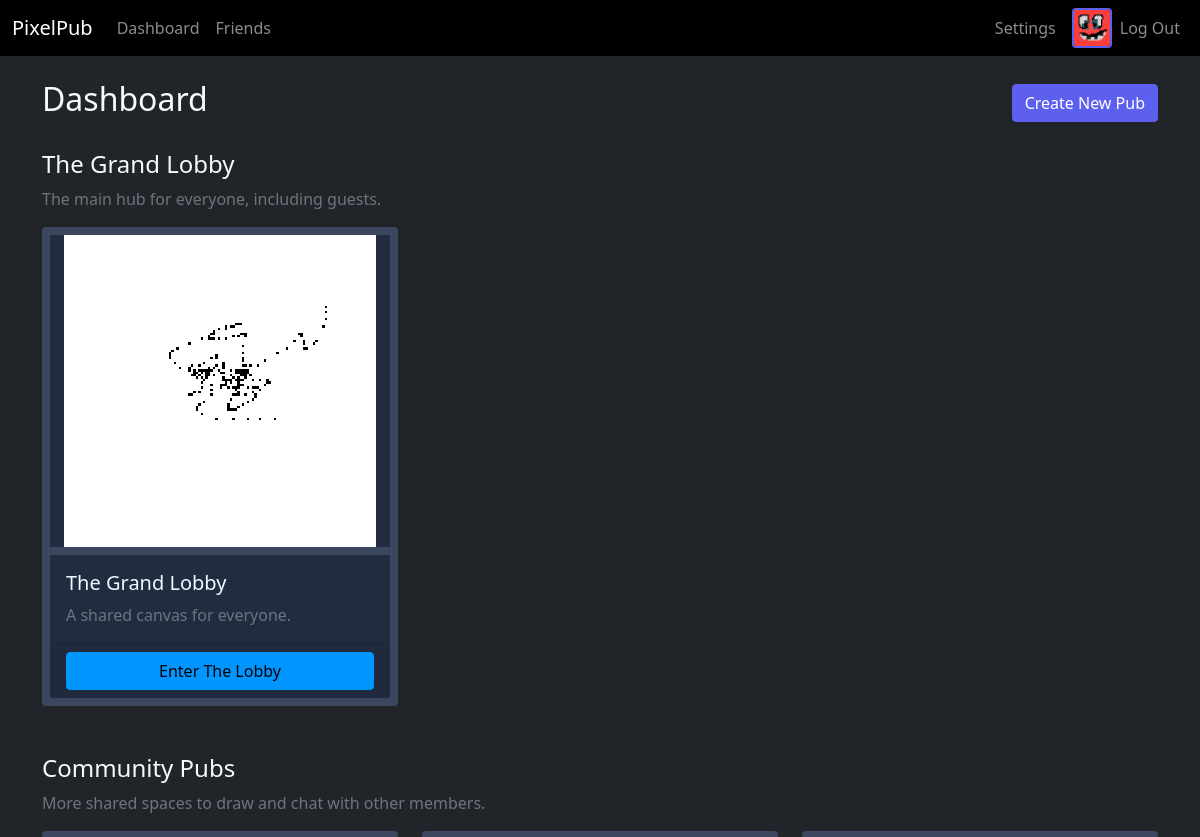
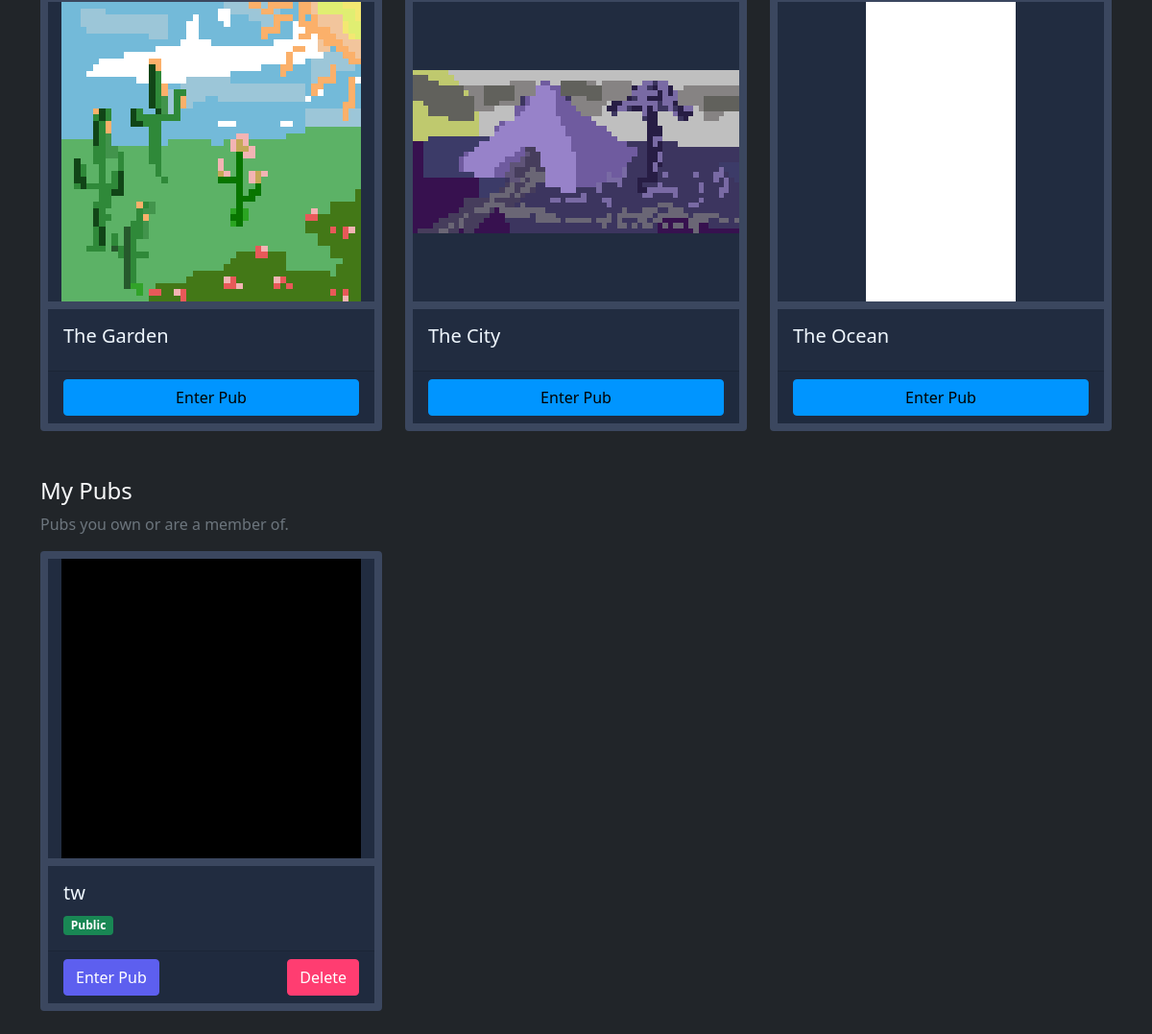
The app's page /dashboard (signed in) with its own data (2 pictures, top to bottom).
### tables this page shows
CREATE TABLE pubs (id INTEGER PRIMARY KEY, name TEXT NOT NULL, owner_id INTEGER, is_private BOOLEAN NOT NULL, canvas_id INTEGER NOT NULL, FOREIGN KEY(owner_id) REFERENCES users(id), FOREIGN KEY(canvas_id) REFERENCES canvases(id));

### app.py (the view)
@app.route("/dashboard")
@login_required
def dashboard():
    user_id = session["user_id"]
    my_pubs = db.execute("SELECT p.* FROM pubs p JOIN pub_members pm ON p.id = pm.pub_id WHERE pm.user_id = ? AND p.owner_id IS NOT NULL", user_id)
    lobby_pub = db.execute("SELECT * FROM pubs WHERE name = 'The Grand Lobby' LIMIT 1")
    other_community_pubs = db.execute("SELECT * FROM pubs WHERE owner_id IS NULL AND name != 'The Grand Lobby'")
    return render_template("dashboard.html", my_pubs=my_pubs, lobby_pub=lobby_pub[0] if lobby_pub else None, community_pubs=other_community_pubs)

### app.py (called while the page is built)
def login_required(f):
    @wraps(f)
    def decorated_function(*args, **kwargs):
        if session.get("user_id") is None: return redirect("/login")
        return f(*args, **kwargs)
    return decorated_function

### templates/dashboard.html (shortened to what this page needs)
{% extends "layout.html" %}
{% block main %}
<div class="container">
    <div class="d-flex justify-content-between align-items-center mb-4">
        <h2>Dashboard</h2>
        <a href="/create_pub" class="btn btn-primary">Create New Pub</a>
    </div>
    <h4>The Grand Lobby</h4>
    <p class="text-muted">The main hub for everyone, including guests.</p>
    <div class="row mb-5">
        {% if lobby_pub %}
            <div class="col-lg-4 col-md-6">
                <div class="card h-100 canvas-preview-card">
                    <img src="/canvas_preview/{{ lobby_pub.canvas_id }}.png" class="card-img-top" alt="{{ lobby_pub.name }} Preview">
                    <div class="card-body">
                        <h5 class="card-title">{{ lobby_pub.name }}</h5>
                        <p class="card-text text-muted">A shared canvas for everyone.</p>
                    </div>
                    <div class="card-footer">
                        <a href="/pub/{{ lobby_pub.id }}" class="btn btn-info w-100">Enter The Lobby</a>
                    </div>
                </div>
            </div>
        {% else %}
            <div class="col-12"><p>The community hub is currently unavailable.</p></div>
        {% endif %}
    </div>
    <h4>Community Pubs</h4>
    <p class="text-muted">More shared spaces to draw and chat with other members.</p>
    <div class="row row-cols-1 row-cols-md-2 row-cols-lg-3 g-4 mb-5">
        {% for pub in community_pubs %}
            <div class="col">
                <div class="card h-100 canvas-preview-card">
                    <img src="/canvas_preview/{{ pub.canvas_id }}.png" class="card-img-top" alt="{{ pub.name }} Preview">
                    <div class="card-body">
                        <h5 class="card-title">{{ pub.name }}</h5>
                    </div>
                    <div class="card-footer">
                        <a href="/pub/{{ pub.id }}" class="btn btn-info w-100">Enter Pub</a>
                    </div>
                </div>
            </div>
        {% else %}
             <div class="col-12"><p>No other community pubs available.</p></div>
        {% endfor %}
    </div>
    <h4>My Pubs</h4>
    <p class="text-muted">Pubs you own or are a member of.</p>
    <div class="row row-cols-1 row-cols-md-2 row-cols-lg-3 g-4">
        {% for pub in my_pubs %}
            <div class="col">
                <div class="card h-100 canvas-preview-card">
                    <img src="/canvas_preview/{{ pub.canvas_id }}.png" class="card-img-top" alt="{{ pub.name }} Preview">
                    <div class="card-body">
                        <h5 class="card-title">{{ pub.name }}</h5>
                        {% if pub.is_private %}<span class="badge bg-danger">Private</span>{% else %}<span class="badge bg-success">Public</span>{% endif %}
                    </div>
                    <div class="card-footer d-flex justify-content-between">
                        <a href="/pub/{{ pub.id }}" class="btn btn-primary">Enter Pub</a>
                        {% if pub.owner_id == session.user_id %}
                        <form action="/delete_pub/{{ pub.id }}" method="post" onsubmit="return confirm('Are you sure you want to permanently delete this pub and its canvas? This cannot be undone.');">
                            <button type="submit" class="btn btn-danger">Delete</button>
                        </form>
                        {% endif %}
                    </div>
                </div>
            </div>
        {% else %}
            <div class="col-12"><p>You haven't joined or created any pubs yet.</p></div>
        {% endfor %}
    </div>
</div>
{% endblock %}

### static/css/styles.css (style rules this page uses)
:root { --bg-dark: #121826; --bg-secondary: #212C40; --border-color: #3B475F; --text-light: #F0F8FF; --text-muted: #8F9BB3; --primary-color: #5D5FEF; --primary-hover: #4a4cc7; --success-color: #00B383; --danger-color: #FF3D71; --info-color: #0095FF; }
body { background-color: var(--bg-dark); color: var(--text-light); font-family: 'Segoe UI', Tahoma, Geneva, Verdana, sans-serif; }
.card, .list-group-item { background-color: var(--bg-secondary) !important; border-color: var(--border-color) !important; color: var(--text-light) !important; }
.btn-primary { background-color: var(--primary-color); border-color: var(--primary-color); }
.btn-danger { background-color: var(--danger-color); border-color: var(--danger-color); }
.btn-info { background-color: var(--info-color); border-color: var(--info-color); }
.canvas-preview-card img { width: 100%; height: 320px; object-fit: contain; border-bottom: 8px solid var(--border-color); image-rendering: pixelated; }
.card { border: 8px solid ; }

### records on screen
pubs: name "The Grand Lobby"
pubs: shows a picture, name "The Garden"
pubs: shows a picture, name "The City"
pubs: shows a picture, name "The Ocean"
pubs: name "tw", is_private "Public"
